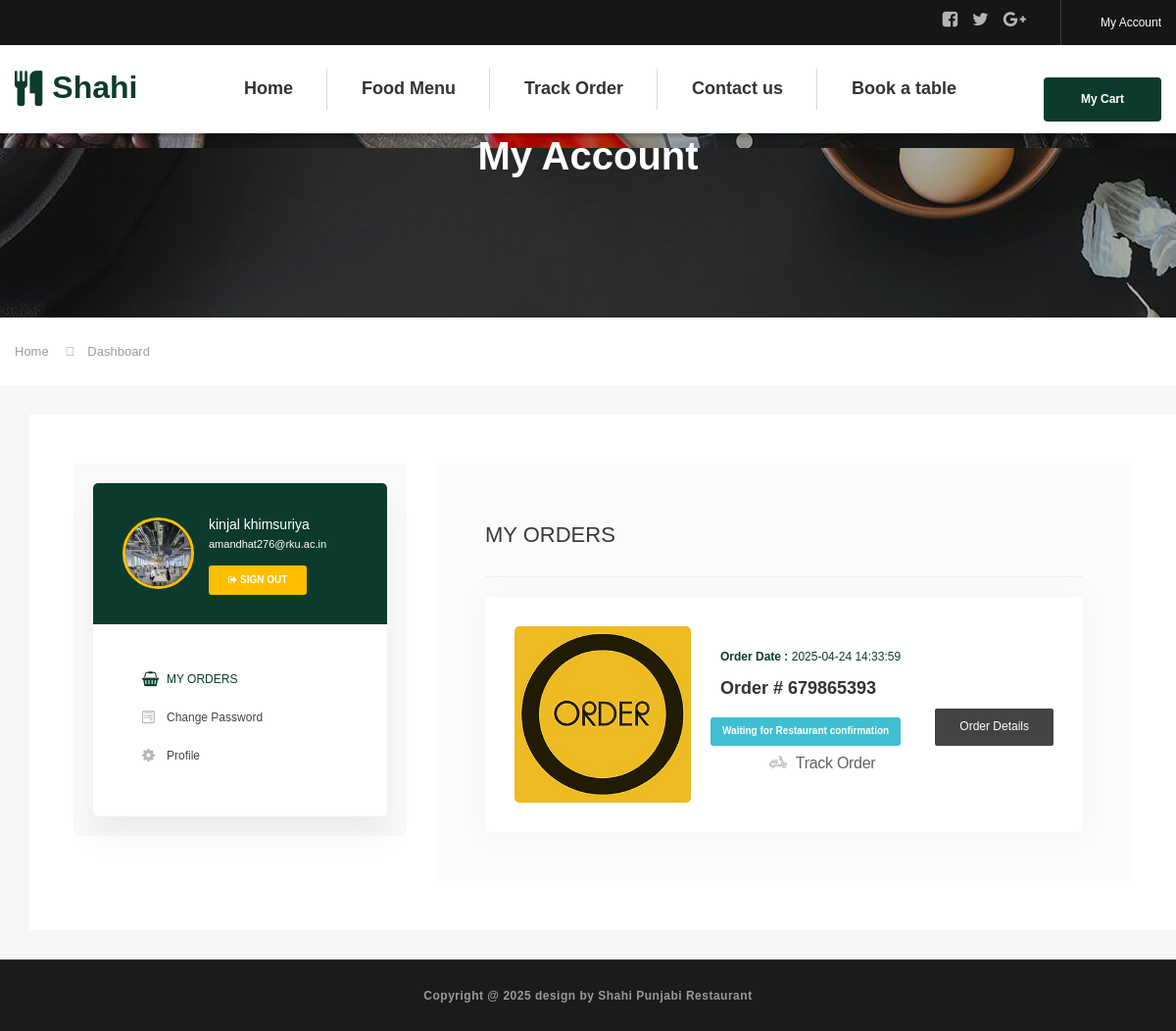
/my-account.php (signed in), run on the app's committed database.
### tables this page shows
CREATE TABLE `tbluser` (
  `ID` int(10) NOT NULL,
  `FirstName` varchar(45) DEFAULT NULL,
  `LastName` varchar(50) DEFAULT NULL,
  `Email` varchar(120) DEFAULT NULL,
  `MobileNumber` bigint(11) DEFAULT NULL,
  `Password` varchar(120) DEFAULT NULL,
  `profile` varchar(300) NOT NULL,
  `status` varchar(50) NOT NULL DEFAULT 'Inactive',
  `token` text NOT NULL,
  `RegDate` timestamp NOT NULL DEFAULT current_timestamp()
);

CREATE TABLE `tblorderaddresses` (
  `ID` int(11) NOT NULL,
  `UserId` char(100) DEFAULT NULL,
  `Ordernumber` char(100) DEFAULT NULL,
  `Flatnobuldngno` varchar(255) DEFAULT NULL,
  `StreetName` varchar(255) DEFAULT NULL,
  `Area` varchar(255) DEFAULT NULL,
  `Landmark` varchar(255) DEFAULT NULL,
  `City` varchar(255) DEFAULT NULL,
  `OrderTime` timestamp NOT NULL DEFAULT current_timestamp(),
  `OrderFinalStatus` varchar(255) DEFAULT NULL
);

### my-account.php (the view, shortened to what this page needs)
<?php
include_once('includes/dbconnection.php');
?>
   <head>
      <link rel="stylesheet" href="assets/css/icons.min.css">
      <link rel="stylesheet" href="assets/css/bootstrap.min.css">
      <link rel="stylesheet" href="assets/css/main.css">
      <link rel="stylesheet" href="assets/css/red-color.css">
      <link rel="stylesheet" href="assets/css/yellow-color.css">
      <link rel="stylesheet" href="assets/css/responsive.css">
   </head>
      <?php include_once('header.php');?>
      <section>
         <div class="block">
            <div class="fixed-bg" style="background-image: url(assets/images/topbg.jpg);"></div>
            <div class="page-title-wrapper text-center">
               <div class="col-md-12 col-sm-12 col-lg-12">
                  <div class="page-title-inner">
                     <h1 itemprop="headline">My Account</h1>
                  </div>
               </div>
            </div>
         </div>
      </section>
      <div class="bread-crumbs-wrapper">
         <div class="container">
            <ol class="breadcrumb">
               <li class="breadcrumb-item"><a href="index.php" title="" itemprop="url">Home</a></li>
               <li class="breadcrumb-item">Dashboard</li>
            </ol>
         </div>
      </div>
      <section>
         <div class="block less-spacing gray-bg top-padd30">
            <div class="container">
               <div class="row">
                  <div class="col-md-12 col-sm-12 col-lg-12">
                     <div class="sec-box">
                        <div class="dashboard-tabs-wrapper">
                           <div class="row">
                              <div class="col-md-4 col-sm-12 col-lg-4">
                                 <div class="profile-sidebar brd-rd5 wow fadeIn" data-wow-delay="0.2s">
                                    <div class="profile-sidebar-inner brd-rd5">
                                <?php
$pid=$_SESSION['fosuid'];
$ret=mysqli_query($con,"select * from tbluser where ID='$pid'");
while ($row=mysqli_fetch_array($ret)) {
?>
                                       <div class="user-info red-bg">
                                          <img class="brd-rd50" src="assets/images/profile/<?php echo $row['profile'] ?>" alt="<?php echo $row['profile'] ?>" itemprop="image" height="73px" width="73px">
                                          <div class="user-info-inner">
                                             <h5 itemprop="headline"><a href="#" title="" itemprop="url"><?php  echo $row['FirstName']." ".$row['LastName'];?></a></h5>
                                             <span><a href="#" title="" itemprop="url"><?php  echo $row['Email'];?></a></span>
                                             <a class="brd-rd3 sign-out-btn yellow-bg" href="logout.php" title="" itemprop="url"><i class="fa fa-sign-out"></i> SIGN OUT</a>
                                          </div>
                                       </div>
                                   <?php } ?>
                                       <ul class="nav nav-tabs">
                                          <li class="active"><a href="#my-orders" data-toggle="tab"><i class="fa fa-shopping-basket"></i> MY ORDERS</a></li>
                                          <li><a href="#statement" data-toggle="tab"><i class="fa fa-wpforms"></i> Change Password</a></li>
                                          <li><a href="#account-settings" data-toggle="tab"><i class="fa fa-cog"></i> Profile</a></li>
                                       </ul>
                                    </div>
                                 </div>
                              </div>
                              <div class="col-md-8 col-sm-12 col-lg-8">
                                 <div class="tab-content">
                                    <div class="tab-pane fade in active" id="my-orders">
                                       <div class="tabs-wrp brd-rd5">
                                          <h4 itemprop="headline">MY ORDERS</h4>
                                          <hr />
                                          <div class="order-list">
<?php
$uid=$_SESSION['fosuid'];
      $query=mysqli_query($con,"select * from  tblorderaddresses  where UserId='$uid'");
      $num=mysqli_num_rows( $query);
      if($num>0){
              while($row=mysqli_fetch_array($query))
              { ?>
                                             <div class="order-item brd-rd5">
                                                <div class="order-thumb brd-rd5">
                                                   <a href="#" title="" itemprop="url"><img src="assets/images/order.jpg" alt="order-img1.jpg" itemprop="image"></a>
                                                </div>
                                                <div class="order-info">
                                                   <span class="red-clr"><b>Order Date :</b> <?php echo $row['OrderTime']?></span>
                                                   <h4 itemprop="headline"><a href="#" title="" itemprop="url">Order # <?php echo $row['Ordernumber'];?></a></h4>
                                                   <span class="processing brd-rd3"> <?php $status=$row['OrderFinalStatus'];
if($status==''){
 echo "Waiting for Restaurant confirmation";
} else{
echo $status;
}
                                                    ?></span>
                                                   <a class="brd-rd2" href="order-details.php?onumber=<?php echo $row['Ordernumber'];?>" title="Order Detail" itemprop="url">Order Details</a>
                                                   <ul class="post-meta">
                                     <li style="font-size:16px;"> <a href="javascript:void(0);" onClick="popUpWindow('trackorder.php?oid=<?php echo htmlentities($row['Ordernumber']);?>');" title="Track order"><i class="flaticon-transport"></i> Track Order</a></li>
                                                                    </ul>
                                                </div>
                                             </div>
                                         <?php } } else {?>
                                    <h5 style="color:red">No order found</h5>
                                     <?php } ?>
                                          </div>
                                       </div>
                                    </div>
                                 </div>
                              </div>
                           </div>
                        </div>
                     </div>
                  </div>
               </div>
            </div>
         </div>
      </section>
      <?php include_once('footer.php'); ?>
   </body>
</html>

### assets/css/yellow-color.css (style rules this page uses)
.yellow-bg, .yellow-bg-layer:before, .sudo-bg-yellow:before, .popular-dish-info > a.yellow-bg, .read-more:hover, .read-more:focus, .search-frm > button:hover, .search-frm > button:focus, .newsletter-frm > button:hover, .newsletter-frm > button:focus, .sign-form button:hover, .sign-form button:focus, .booking-table > table tbody td h5:before, .booking-table > table tbody td a.detail-link:hover, .booking-table > table tbody td a.detail-link:focus, .profile-info > a.change-password.yellow-clr::before, .profile-img-upload-btn > label.red-bg:hover, .responsive-logomenu > span.red-bg:hover, .responsive-menu > span.red-bg:hover, .register-btn > a.red-bg:hover, .track-popup-innr > form button.red-bg:hover, .track-popup-innr > form a.red-bg:hover, .order-time > a.red-bg:hover, .order-time > a.red-bg:focus, a.close-buyer:hover, a.close-buyer:focus, a.thanks-close:hover, a.thanks-close:focus, .restaurant-search-form, .chef-box, .menu-sec > a:hover:hover { background-color: #ffbe00; }
.filter-buttons > li.active a, .error-page-inner > a, .user-info.red-bg > img { border-color: #ffbe00; border-top-color: #ffbe00; border-right-color: #ffbe00; border-bottom-color: #ffbe00; border-left-color: #ffbe00; }

### header.php (style rules this page uses)
.red-bg, .red-bg-layer:before, .menu-sec > a:hover, .menu-sec > a:focus, .restaurant-search-form button:hover, .restaurant-search-form button:focus, .top-restaurants-carousel .owl-dots > div.active:before, .sudo-bg-red:before, .popular-dish-info > a:hover, .popular-dish-info > a:focus, .featured-restaurant-carousel .owl-nav > div:hover, .featured-restaurant-info > a:hover, .featured-restaurant-info > a:focus, .popular-dish-info > a.red-bg, .page-item.active .page-link, .page-item.active .page-link:hover, .page-item .page-link:hover, .page-item .page-link:focus, .price-header:before, .price-box > a:hover, .price-box > a:focus, .price-box.active > a, .radio-box [type="radio"]:checked + label:after, .radio-box [type="radio"]:not(:checked) + label:after, .check-box [type="checkbox"]:checked + label:after, .check-box [type="checkbox"]:not(:checked) + label:after, .contact-form-inner > form button:hover, .contact-form-inner > form button:focus, .restaurant-detail-thumb ul.restaurant-detail-thumb-carousel li::before, .restaurant-detail-tabs > ul > li a::before, .ord-btn > a, .select-wrp2 .chosen-container-single .chosen-drop > ul li.result-selected, .select-wrp2 .chosen-container-single .chosen-drop > ul li.highlighted, .select-wrp2 .chosen-container-single .chosen-drop > ul li:hover, .post-share > a:hover, .post-share > a:focus, .blog-detail-gallery-carousel .owl-nav > div:hover, .featured-restaurant-food-thumb-carousel li::before, .toggle-item > h4.active i, input:checked + .switch-slider, .reservation-tabs-list .nav-tabs > li a span::before, .packege-box > a:hover, .packege-box > a:focus, .step-buttons button.red-bg, .step-buttons a.red-bg, .step-buttons button:hover, .step-buttons a:hover, a.close-btn:hover, a.close-btn:focus, .log-close-btn:hover, .log-close-btn:focus, .sign-close-btn:hover, .sign-close-btn:focus, .payment-close-btn:hover, .payment-close-btn:focus, .payment-close-btn2:hover, .payment-close-btn2:focus, .view-menu-liks > a:hover, .view-menu-liks > a:focus, .order-info > a:hover, .order-info > a:focus, .style2 .pagination > li.prev a:hover, .style2 .pagination > li.next a:hover, .style2 .pagination > li.prev a:focus, .style2 .pagination > li.next a:focus, .profile-info > a.change-password.red-clr::before, .profile-img-upload-btn > label.yellow-bg:hover, .restaurant-detail-title > a:hover, .restaurant-detail-title > a:focus, .responsive-logomenu > span.yellow-bg:hover, .responsive-menu > span.yellow-bg:hover, .register-btn > a.yellow-bg:hover, .track-popup-innr > form button.yellow-bg:hover, .track-popup-innr > form a.yellow-bg:hover, a.track-close:hover, a.track-close:focus, .order-time > a.yellow-bg:hover, .order-time > a.yellow-bg:focus, .social2 > a:hover, .rite-meta .view-more:hover, .welcome-secinfo > span, .arrow-left, .form-meta button, .view-more:hover { background-color: #0C3B2E; color: white; }

### data on the page
tbluser: profile (picture), FirstName "kinjal", LastName "khimsuriya", Email "amandhat276@rku.ac.in"
tblorderaddresses: OrderTime "2025-04-24 14:33:59", Ordernumber "679865393"
